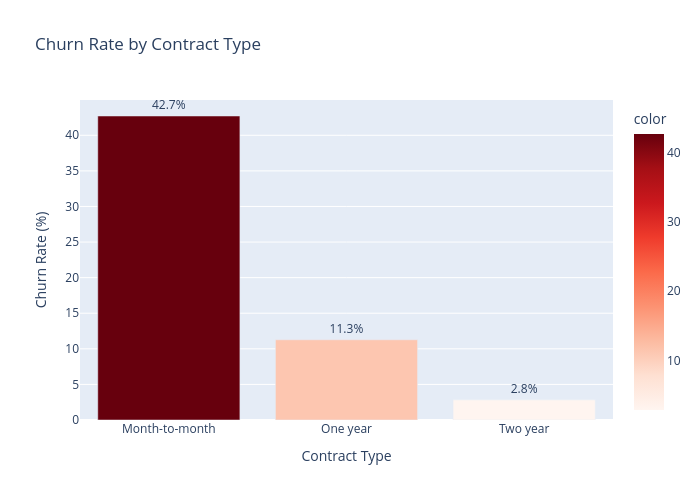

The code cell stored with this chart in its notebook:
### Code cell
# Calculate churn rate by contract type
contract_churn = df.groupby('Contract')['Churn_Num'].agg(['mean', 'count'])
contract_churn.columns = ['Churn Rate', 'Customer Count']
contract_churn['Churn Rate'] = contract_churn['Churn Rate'] * 100
contract_churn = contract_churn.sort_values('Churn Rate', ascending=False)

print("Churn rate by contract type:")
print(contract_churn)

# Create bar chart
fig1 = px.bar(
    x=contract_churn.index,
    y=contract_churn['Churn Rate'],
    title='Churn Rate by Contract Type',
    labels={'x': 'Contract Type', 'y': 'Churn Rate (%)'},
    color=contract_churn['Churn Rate'],
    color_continuous_scale='Reds',
    text=contract_churn['Churn Rate'].round(1)
)

fig1.update_traces(texttemplate='%{text}%', textposition='outside')
fig1.update_layout(height=500, width=700)
fig1.show()

# Export as HTML
fig1.write_html('churn_by_contract.html')
print("Saved: churn_by_contract.html")

### Figure 1 — Plotly figure (JSON) as saved in the notebook; plotly's stock layout.template omitted (floating-point values rounded to 4 significant figures)
{"data": [{"hovertemplate": "Contract Type=%{x}<br>Churn Rate (%)=%{y}<br>text=%{text}<br>color=%{marker.color}<extra></extra>", "legendgroup": "", "marker": {"color": [42.71, 11.27, 2.832], "coloraxis": "coloraxis", "pattern": {"shape": ""}}, "name": "", "orientation": "v", "showlegend": false, "text": [42.7, 11.3, 2.8], "textposition": "outside", "texttemplate": "%{text}%", "type": "bar", "x": ["Month-to-month", "One year", "Two year"], "xaxis": "x", "y": [42.71, 11.27, 2.832], "yaxis": "y"}], "layout": {"barmode": "relative", "coloraxis": {"colorbar": {"title": {"text": "color"}}, "colorscale": [[0, "rgb(255,245,240)"], [0.125, "rgb(254,224,210)"], [0.25, "rgb(252,187,161)"], [0.375, "rgb(252,146,114)"], [0.5, "rgb(251,106,74)"], [0.625, "rgb(239,59,44)"], [0.75, "rgb(203,24,29)"], [0.875, "rgb(165,15,21)"], [1, "rgb(103,0,13)"]]}, "height": 500, "legend": {"tracegroupgap": 0}, "title": {"text": "Churn Rate by Contract Type"}, "width": 700, "xaxis": {"anchor": "y", "domain": [0, 1], "title": {"text": "Contract Type"}}, "yaxis": {"anchor": "x", "domain": [0, 1], "title": {"text": "Churn Rate (%)"}}}}
